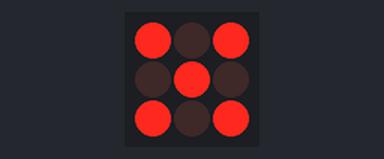
This sketch was run on a simulated Arduino Uno, built with avr-gcc and run on an emulated ATmega328P. Parts: 3×3 LED matrix. Wiring (inferred from the names in the program): LED matrix (orientation assumed): rows pin 12, pin 11, pin 10; columns pin 7, pin 6, pin 5.

Above: at 0.1 s.
At 1.1 s:
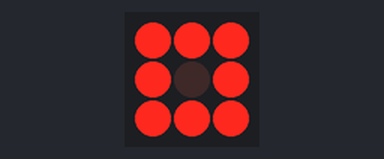

The sketch:

Activity7.1.ino
```cpp
const int				rowPins[3] = {12, 11, 10};
const int				colPins[3] = {7, 6, 5};
static int				curr_pat = 0;
static unsigned long	lastChange = 0;

const int				patterns[][3][3] = {
	{ // X
		{1, 0, 1},
		{0, 1, 0},
		{1, 0, 1}
	},
	{ // O
		{1, 1, 1},
		{1, 0, 1},
		{1, 1, 1}
	},
};

void	setup()
{
	off();
}

void	loop()
{
	if (millis() - lastChange > 1000)
	{
		lastChange = millis();
		curr_pat++;
		curr_pat %= 2;
	}
	displayPattern(patterns[curr_pat]);
}

void	off()
{
	for (int i = 0; i < 3; i++)
	{
		pinMode(rowPins[i], OUTPUT);
		pinMode(colPins[i], OUTPUT);
	}
}

void	displayPattern(const int pattern[3][3])
{
	int	col;
	int	row;

	col = -1;
	while (++col < 3)
	{
		digitalWrite(colPins[col], LOW);
		row = -1;
		while (++row < 3)
		{
			if (pattern[row][col] == 1)
			{
				digitalWrite(rowPins[row], HIGH);
			}
			else
			{
				digitalWrite(rowPins[row], LOW);
			}
		}
		delay(2);
		digitalWrite(colPins[col], HIGH);
	}
}
```

Measured:
- what the display in image 0 shows lasts 1.1 s, from 0.0 s to 1.1 s
